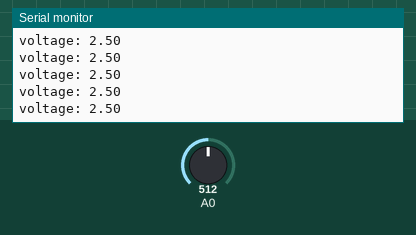
The sketch below on a simulated Arduino Uno, built with avr-gcc and run on an emulated ATmega328P. On the bench: the last lines printed to the serial monitor. Inputs (shaded band) come from the test bench; at power-on: A0 = 512.

Above: at 1.2 s.
1.3 s: A0 set to 716
At 1.56 s:
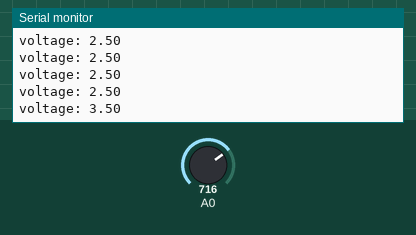
2.8 s: A0 set to 900
At 2.96 s:
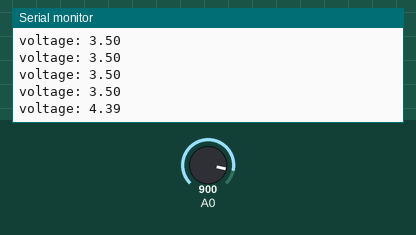
Timing chart, 0 to 5.8 s (numbered marks = the images above; inputs shaded):
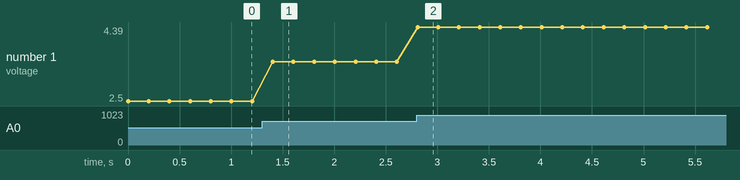

The sketch:

Proximity.ino
```cpp
const int proxPin = 0;


void setup()
{
    Serial.begin(9600);
}


void loop()
{

  float voltage;


  voltage = getVoltage(proxPin);

  Serial.print("voltage: ");
  Serial.println(voltage);


  delay(200);
}


float getVoltage(int pin)
{

  return (analogRead(pin) * 0.004882814);

}
```

Measured:
- after the input at 1.3 s, the serial monitor: prints a new line after 0.10 s (image 1)
- after the input at 2.8 s, the serial monitor: prints a new line at once (image 2)
- plotted number 1: 2.5 → 3.5 after the input at 1.3 s, 3.5 → 4.39 after the input at 2.8 s
